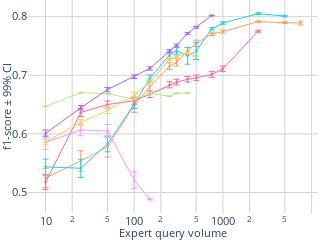

Notebook source saved alongside this figure:
### Code cell
import plotly.graph_objects as go
from plotly.subplots import make_subplots
import numpy as np

import plotly.graph_objects as go
import plotly.express as px

dataset = 'MagicTelescope'

approaches = {
    #'EEneuralcbpside_v5': {'color': [255, 255, 0], 'label': 'EEneuralcbpside_v5'},  # Red
    'IneurAL (official)': {'color': [255, 161, 90], 'label':'IneurAL6'},                    # Yellow
    'IneurAL (less exploration)': {'color': [25, 211, 243], 'label':'IneurAL3'},                    # Cyan
    'Neuronal (official)': {'color': [255, 102, 146], 'label':'neuronal6'},                  # Magenta
    'Neuronal (less exploration)': {'color': [182, 232, 128], 'label':'neuronal3'},                   # Orange
    'Margin': {'color': [255, 151, 255], 'label':'margin'},
    'Cesa': {'color': [254, 203, 82], 'label':'cesa'},
    'Neural-CBP': {'color': [171, 99, 250], 'label': 'EEneuralcbpside_v6'},  # Red
}

thresholds = ['f1_10', 'f1_25', 'f1_50', 'f1_100', 'f1_150',
              'f1_250', 'f1_300', 'f1_400', 'f1_500', 'f1_750', 
              'f1_1000', 'f1_2500', 'f1_5000', 'f1_7500',]

# Create a subplot with 1 row and 2 columns
fig = make_subplots(rows=1, cols=1,) #subplot_titles=("f1-score", "# of labelled observations")

# Add your traces for the first figure to the first subplot
for approach in approaches.keys():
    # ... [your existing code for calculating mean_values, std_values, and color] ...
    mean_values = [] 
    std_values = []
    r,g,b = approaches[approach]['color']
    
    for threshold in thresholds:
        mean_value = df_mean[(df_mean['Dataset'] == dataset) & (df_mean['Approach'] == approach)][threshold].values[0]
        mean_values.append(mean_value)

        std_value = df_std[(df_std['Dataset'] == dataset) & (df_std['Approach'] == approach)][threshold].values[0]
        std_values.append( 2.575 * std_value / n_folds  )
        # std_values.append(  std_value)

    fig.add_trace(go.Scatter(
        x=[10, 25, 50, 100, 150, 250, 300, 400, 500, 750, 1000, 2500, 5000, 7500, 9000], 
        y=mean_values,
        error_y=dict(type='data', array=std_values, visible=True, thickness=1, width=3),
        line=dict(dash='solid', width=1, color='rgba({},{},{},1)'.format(r,g,b)),
        marker=dict(size=2.5),
        name=approach), 
        row=1, col=1)

# Add your traces for the second figure to the second subplot
# for approach in approaches.keys():
#     # ... [your existing code for calculating explo_value, upper, and color] ...
#     r,g,b = approaches[approach]['color']
#     explo_value = explo_final['MLP'][dataset][approach]
#     upper = explo_value + explo2_final['MLP'][dataset][approach]
#     xcoords = np.arange(0,horizon,1).tolist()

#     fig.add_trace(go.Scatter(
#         x=xcoords+xcoords[::-1], 
#         y=upper.tolist()+explo_value.tolist()[::-1],  
#         fill='toself',
#         fillcolor='rgba({},{},{},0.2)'.format(r,g,b),
#         line=dict(color='rgba({},{},{},1)'.format(r,g,b), width=0),
#         hoverinfo="skip"),
#         row=1, col=2)
    
#     fig.add_trace(go.Scatter(
#         x=xcoords, 
#         y=explo_value,
#         line=dict(dash='solid', width=2, color='rgba({},{},{},1)'.format(r,g,b)),
#         name=approach), 
#         row=1, col=2)

# Update layout and axes for the combined figure
siz = 12.5
fig.update_layout(
    width=220,  # Adjusted for two subplots
    height=180,
    plot_bgcolor='white',
    paper_bgcolor='white',
    margin=dict(l=0, r=0, t=0, b=0),
    showlegend=False
)

# Update xaxis and yaxis properties for each subplot
fig.update_xaxes(title_text="Expert query volume", row=1, col=1, gridcolor='lightgrey', tickmode='array', type="log", title_standoff=5, title_font=dict(size=siz-2), tickfont=dict(size=siz-2))
fig.update_yaxes(title_text="f1-score ± 99% CI",  row=1, col=1, gridcolor='lightgrey', #range=[0,1.05]
                 title_standoff=5, title_font=dict(size=siz-2), tickfont=dict(size=siz-2), tickvals=[0, 0.1, 0.2, 0.3, 0.4, 0.5, 0.6, 0.7, 0.8, 0.9, 1] )

# fig.update_xaxes(title_text="Round", row=1, col=2, gridcolor='lightgrey', tickmode='array', title_standoff=5, title_font=dict(size=siz-2), tickfont=dict(size=siz-2))
# fig.update_yaxes(title_text="# of labels ± 99% CI", range=[0,4.5], row=1, col=2, gridcolor='lightgrey',type="log", title_standoff=0, title_font=dict(size=siz-2), tickfont=dict(size=siz-2))

fig.show()

# Save the combined figure as a PDF
# fig.write_image("./figures/combined_{}_{}_{}.pdf".format(case, model, dataset))
# fig.write_image("./figures/tst.pdf".format(case, model, dataset))
# fig.write_image("./figures/f1_{}_{}_{}_cr.pdf".format(case, model, dataset))

### Figure 1 — Plotly figure (JSON) as saved in the notebook; plotly's stock layout.template omitted (floating-point values rounded to 4 significant figures)
{"data": [{"error_y": {"array": [0.01639, 0.01739, 0.01732, 0.01208, 0.01175, 0.005877, 0.005945, 0.006258, 0.005437, 0.003039, 0.002839, 0.001154, 0.001427, 0.003361], "thickness": 1, "type": "data", "visible": true, "width": 3}, "line": {"color": "rgba(255,161,90,1)", "dash": "solid", "width": 1}, "marker": {"size": 2.5}, "name": "IneurAL (official)", "type": "scatter", "x": [10, 25, 50, 100, 150, 250, 300, 400, 500, 750, 1000, 2500, 5000, 7500, 9000], "xaxis": "x", "y": [0.5249, 0.5539, 0.5778, 0.6487, 0.6803, 0.7157, 0.7218, 0.7416, 0.7546, 0.7706, 0.7746, 0.7916, 0.7897, 0.7891], "yaxis": "y"}, {"error_y": {"array": [0.01325, 0.01556, 0.0135, 0.007629, 0.006039, 0.005841, 0.005911, 0.0142, 0.01431, 0.002244, 0.00211, 0.001443, 0.001285, null], "thickness": 1, "type": "data", "visible": true, "width": 3}, "line": {"color": "rgba(25,211,243,1)", "dash": "solid", "width": 1}, "marker": {"size": 2.5}, "name": "IneurAL (less exploration)", "type": "scatter", "x": [10, 25, 50, 100, 150, 250, 300, 400, 500, 750, 1000, 2500, 5000, 7500, 9000], "xaxis": "x", "y": [0.5438, 0.5414, 0.583, 0.651, 0.6946, 0.7345, 0.7418, 0.7331, 0.7413, 0.7794, 0.7892, 0.8052, 0.8011, null], "yaxis": "y"}, {"error_y": {"array": [0.01245, 0.006832, 0.005919, 0.00597, 0.005688, 0.005293, 0.004902, 0.004749, 0.004741, 0.004837, 0.004726, 0.001621, null, null], "thickness": 1, "type": "data", "visible": true, "width": 3}, "line": {"color": "rgba(255,102,146,1)", "dash": "solid", "width": 1}, "marker": {"size": 2.5}, "name": "Neuronal (official)", "type": "scatter", "x": [10, 25, 50, 100, 150, 250, 300, 400, 500, 750, 1000, 2500, 5000, 7500, 9000], "xaxis": "x", "y": [0.5174, 0.6366, 0.6502, 0.6566, 0.6677, 0.6838, 0.6883, 0.6932, 0.6956, 0.7014, 0.711, 0.7753, null, null], "yaxis": "y"}, {"error_y": {"array": [null, null, null, null, null, null, null, null, null, null, null, null, null, null], "thickness": 1, "type": "data", "visible": true, "width": 3}, "line": {"color": "rgba(182,232,128,1)", "dash": "solid", "width": 1}, "marker": {"size": 2.5}, "name": "Neuronal (less exploration)", "type": "scatter", "x": [10, 25, 50, 100, 150, 250, 300, 400, 500, 750, 1000, 2500, 5000, 7500, 9000], "xaxis": "x", "y": [0.6469, 0.6703, 0.6686, 0.6592, 0.6686, 0.6643, 0.6695, 0.6698, null, null, null, null, null, null], "yaxis": "y"}, {"error_y": {"array": [0.01171, 0.009901, 0.01138, 0.01412, 0.0008157, null, null, null, null, null, null, null, null, null], "thickness": 1, "type": "data", "visible": true, "width": 3}, "line": {"color": "rgba(255,151,255,1)", "dash": "solid", "width": 1}, "marker": {"size": 2.5}, "name": "Margin", "type": "scatter", "x": [10, 25, 50, 100, 150, 250, 300, 400, 500, 750, 1000, 2500, 5000, 7500, 9000], "xaxis": "x", "y": [0.5854, 0.6067, 0.6048, 0.521, 0.4883, null, null, null, null, null, null, null, null, null], "yaxis": "y"}, {"error_y": {"array": [0.004796, 0.004683, 0.005579, 0.005302, 0.004476, 0.001766, 0.002113, 0.001557, null, null, null, null, null, null], "thickness": 1, "type": "data", "visible": true, "width": 3}, "line": {"color": "rgba(254,203,82,1)", "dash": "solid", "width": 1}, "marker": {"size": 2.5}, "name": "Cesa", "type": "scatter", "x": [10, 25, 50, 100, 150, 250, 300, 400, 500, 750, 1000, 2500, 5000, 7500, 9000], "xaxis": "x", "y": [0.5861, 0.6195, 0.6402, 0.6658, 0.6877, 0.7273, 0.732, 0.7373, 0.7328, null, null, null, null, null], "yaxis": "y"}, {"error_y": {"array": [0.005786, 0.003764, 0.003718, 0.003208, 0.002772, 0.002735, 0.002291, 0.001665, 0.001552, 0.0004491, null, null, null, null], "thickness": 1, "type": "data", "visible": true, "width": 3}, "line": {"color": "rgba(171,99,250,1)", "dash": "solid", "width": 1}, "marker": {"size": 2.5}, "name": "Neural-CBP", "type": "scatter", "x": [10, 25, 50, 100, 150, 250, 300, 400, 500, 750, 1000, 2500, 5000, 7500, 9000], "xaxis": "x", "y": [0.6009, 0.6445, 0.6756, 0.6975, 0.7117, 0.741, 0.7509, 0.7716, 0.7818, 0.802, null, null, null, null], "yaxis": "y"}], "layout": {"height": 180, "margin": {"b": 0, "l": 0, "r": 0, "t": 0}, "paper_bgcolor": "white", "plot_bgcolor": "white", "showlegend": false, "width": 220, "xaxis": {"anchor": "y", "domain": [0, 1], "gridcolor": "lightgrey", "tickfont": {"size": 10.5}, "tickmode": "array", "title": {"font": {"size": 10.5}, "standoff": 5, "text": "Expert query volume"}, "type": "log"}, "yaxis": {"anchor": "x", "domain": [0, 1], "gridcolor": "lightgrey", "tickfont": {"size": 10.5}, "tickvals": [0, 0.1, 0.2, 0.3, 0.4, 0.5, 0.6, 0.7, 0.8, 0.9, 1], "title": {"font": {"size": 10.5}, "standoff": 5, "text": "f1-score ± 99% CI"}}}}
